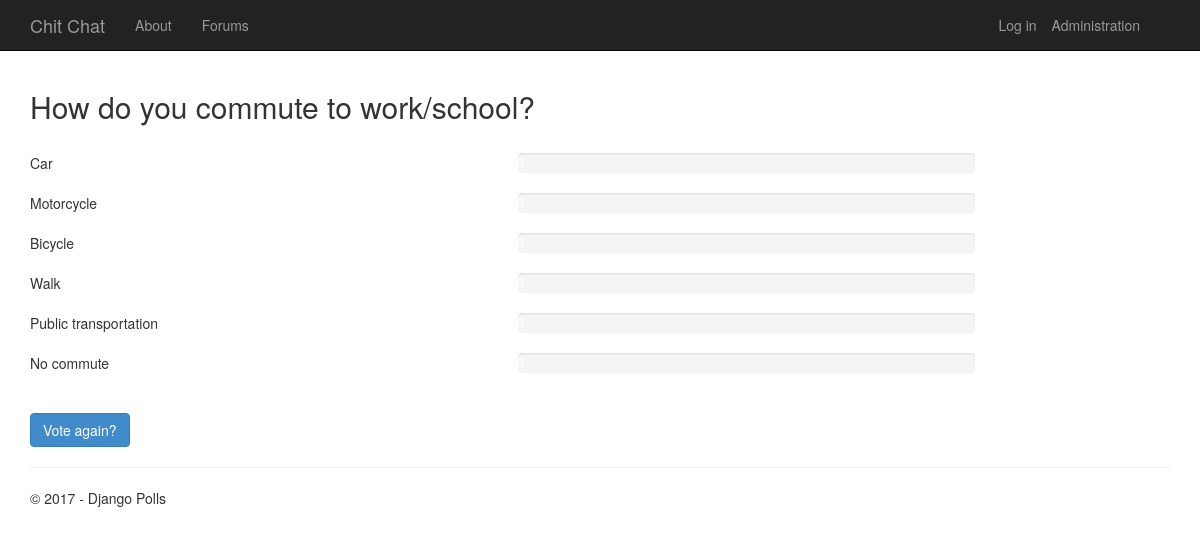
Page /5/results/ on the earlier database version.
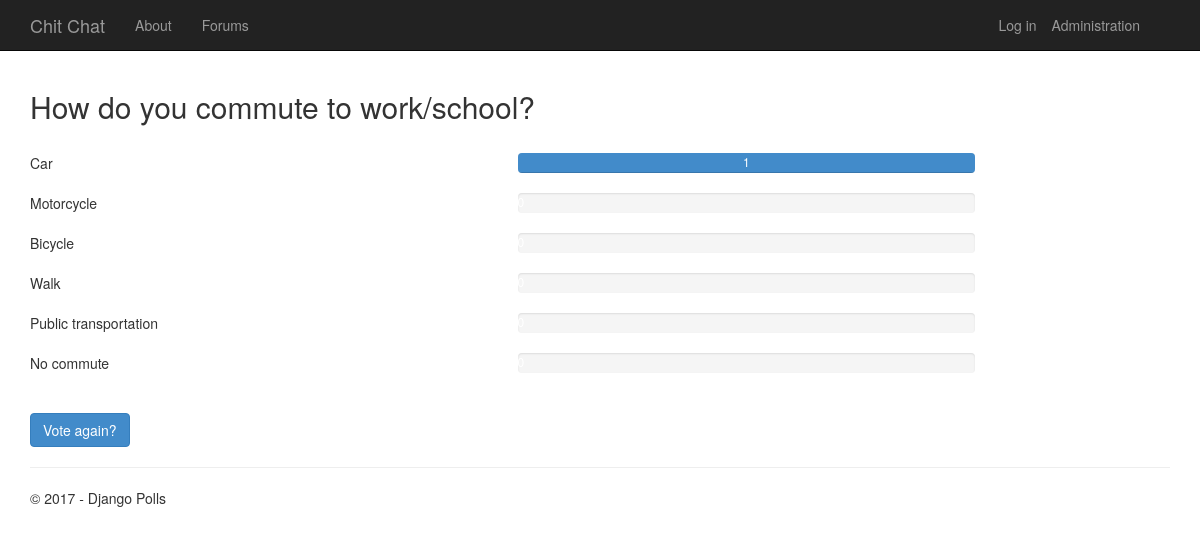
Same page on the later database version.
### app/models.py (models this page shows, shortened)
class Choice(models.Model):
    poll = models.ForeignKey(Poll)
    text = models.CharField(max_length=200)
    votes = models.IntegerField(default=0)
    def votes_percentage(self):
        total = self.poll.total_votes()
        return self.votes / float(total) * 100 if total > 0 else 0

### app/views.py (the view)
class PollResultsView(DetailView):
    model = Poll
    def get_context_data(self, **kwargs):
        context = super(PollResultsView, self).get_context_data(**kwargs)
        context['title'] = 'Results'
        context['year'] = datetime.now().year
        return context

### app/models.py (called while the page is built)
    def total_votes(self):
        return self.choice_set.aggregate(Sum('votes'))['votes__sum']

### app/templates/app/results.html
{% extends "app/layout.html" %}
{% block content %}
<h2>{{ poll.text }}</h2>
<br />
{% for choice in poll.choice_set.all %}
<div class="row">
    <div class="col-sm-5">{{choice.text}}</div>
    <div class="col-sm-5">
        <div class="progress">
            <div class="progress-bar" role="progressbar" aria-valuenow="{{choice.votes}}" aria-valuemin="0" aria-valuemax="{{poll.total_votes}}" style="width: {{choice.votes_percentage}}%;">
                {{choice.votes}}
            </div>
        </div>
    </div>
</div>
{% endfor %}
<br />
<a class="btn btn-primary" href="{% url 'app:detail' poll.id %}">Vote again?</a>
{% endblock %}

Differences in the rows shown:
changed Choice "Car": votes (not shown) → "1"
